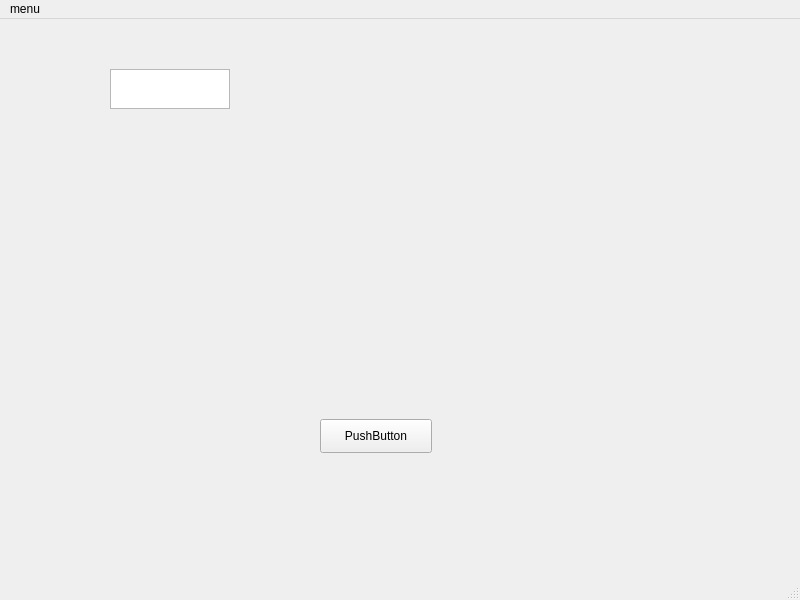
<?xml version="1.0" encoding="UTF-8"?>
<ui version="4.0">
 <class>MainWindow</class>
 <widget class="QMainWindow" name="MainWindow">
  <property name="geometry">
   <rect>
    <x>0</x>
    <y>0</y>
    <width>800</width>
    <height>600</height>
   </rect>
  </property>
  <property name="windowTitle">
   <string>MainWindow</string>
  </property>
  <widget class="QWidget" name="centralwidget">
   <widget class="QWidget" name="gridLayoutWidget">
    <property name="geometry">
     <rect>
      <x>320</x>
      <y>150</y>
      <width>160</width>
      <height>80</height>
     </rect>
    </property>
    <layout class="QGridLayout" name="gridLayout"/>
   </widget>
   <widget class="QPushButton" name="pushButton">
    <property name="geometry">
     <rect>
      <x>320</x>
      <y>400</y>
      <width>112</width>
      <height>34</height>
     </rect>
    </property>
    <property name="text">
     <string>PushButton</string>
    </property>
   </widget>
   <widget class="QGraphicsView" name="graphicsView">
    <property name="enabled">
     <bool>true</bool>
    </property>
    <property name="geometry">
     <rect>
      <x>110</x>
      <y>50</y>
      <width>120</width>
      <height>40</height>
     </rect>
    </property>
   </widget>
  </widget>
  <widget class="QMenuBar" name="menubar">
   <property name="geometry">
    <rect>
     <x>0</x>
     <y>0</y>
     <width>800</width>
     <height>30</height>
    </rect>
   </property>
   <widget class="QMenu" name="menu">
    <property name="title">
     <string>menu</string>
    </property>
    <addaction name="actionopen"/>
   </widget>
   <addaction name="menu"/>
  </widget>
  <widget class="QStatusBar" name="statusbar"/>
  <action name="actionopen">
   <property name="text">
    <string>open</string>
   </property>
  </action>
 </widget>
 <resources>
  <include location="../../Desktop/CK101CAPTCHA/ck101.qrc"/>
 </resources>
 <connections>
  <connection>
   <sender>pushButton</sender>
   <signal>clicked()</signal>
   <receiver>MainWindow</receiver>
   <slot>close()</slot>
   <hints>
    <hint type="sourcelabel">
     <x>362</x>
     <y>445</y>
    </hint>
    <hint type="destinationlabel">
     <x>603</x>
     <y>248</y>
    </hint>
   </hints>
  </connection>
 </connections>
</ui>
